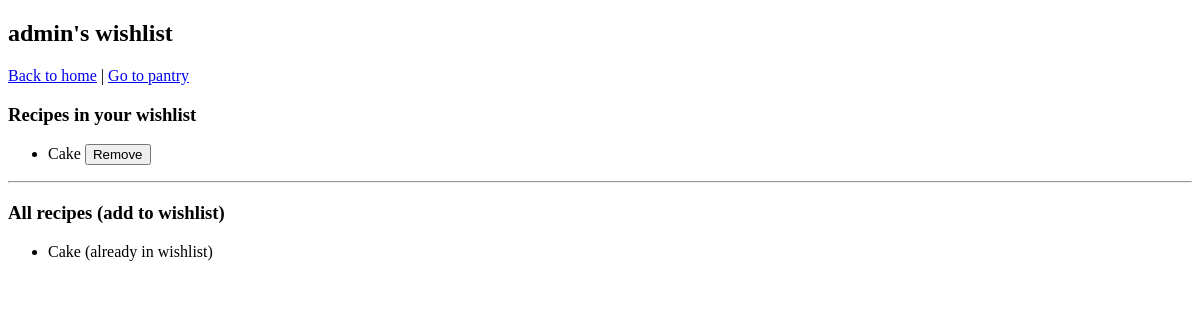
/wishlist/ (signed in), run on an earlier commit of the app's database.
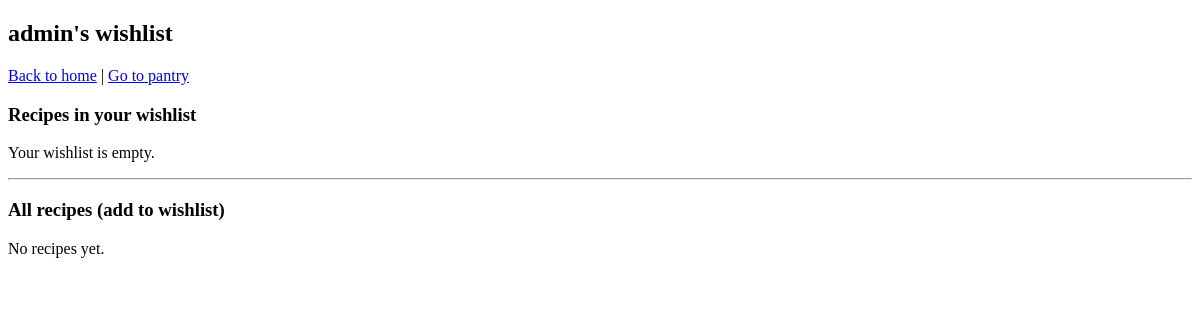
And on a later commit of the database.
### smart_recipe_app/models.py (models this page shows, shortened)
class Recipe(models.Model):
    name = models.CharField(max_length=200)
    description = models.TextField(blank=True)
    servings = models.PositiveIntegerField(default=1)
    preparation_time = models.PositiveIntegerField(help_text="Minutes")
    image = models.ImageField(
        upload_to='recipes/',
        blank=True,
        null=True
    )
    ingredients = models.ManyToManyField(
        Ingredient,
        through='RecipeIngredient',
        related_name='recipes'
    )

### smart_recipe_app/views.py (the view, shortened to what this page needs)
# urls.py: path('wishlist/', views.wishlist_view, name='wishlist'),
@login_required
def wishlist_view(request):
    wishlist, _ = Wishlist.objects.get_or_create(user=request.user)
    wishlist_recipes = wishlist.recipes.all()
    all_recipes = Recipe.objects.all()
    return render(request, 'wishlist/wishlist.html', {
        'wishlist': wishlist,
        'wishlist_recipes': wishlist_recipes,
        'all_recipes': all_recipes,
    })

### smart_recipe_app/templates/wishlist/wishlist.html (shortened to what this page needs)
<!DOCTYPE html>
<html>
<head>
</head>
<body>
<h2>{{ request.user.username }}'s wishlist</h2>
<p>
    <a href="{% url 'index' %}">Back to home</a> |
    <a href="{% url 'pantry' %}">Go to pantry</a>
</p>
<h3>Recipes in your wishlist</h3>
{% if wishlist_recipes %}
    <ul>
        {% for recipe in wishlist_recipes %}
            <li>
                {{ recipe.name }}
                <form method="post" style="display:inline;">
                    <button type="submit" name="remove">Remove</button>
                </form>
            </li>
        {% endfor %}
    </ul>
{% else %}
    <p>Your wishlist is empty.</p>
{% endif %}
<hr>
<h3>All recipes (add to wishlist)</h3>
{% if all_recipes %}
    <ul>
        {% for recipe in all_recipes %}
            <li>
                {{ recipe.name }}
                {% if recipe in wishlist_recipes %}
                    (already in wishlist)
                {% else %}
                    <form method="post" style="display:inline;">
                        {% csrf_token %}
                        <input type="hidden" name="recipe_id" value="{{ recipe.id }}">
                        <button type="submit" name="add">Add to wishlist</button>
                    </form>
                {% endif %}
            </li>
        {% endfor %}
    </ul>
{% else %}
    <p>No recipes yet.</p>
{% endif %}
</body>
</html>

What changed in the data, as far as the page shows it:
removed Recipe: name "Cake", shows "(already in wishlist)"
Also different on the page:
text now shown: "Your wishlist is empty. No recipes yet."
